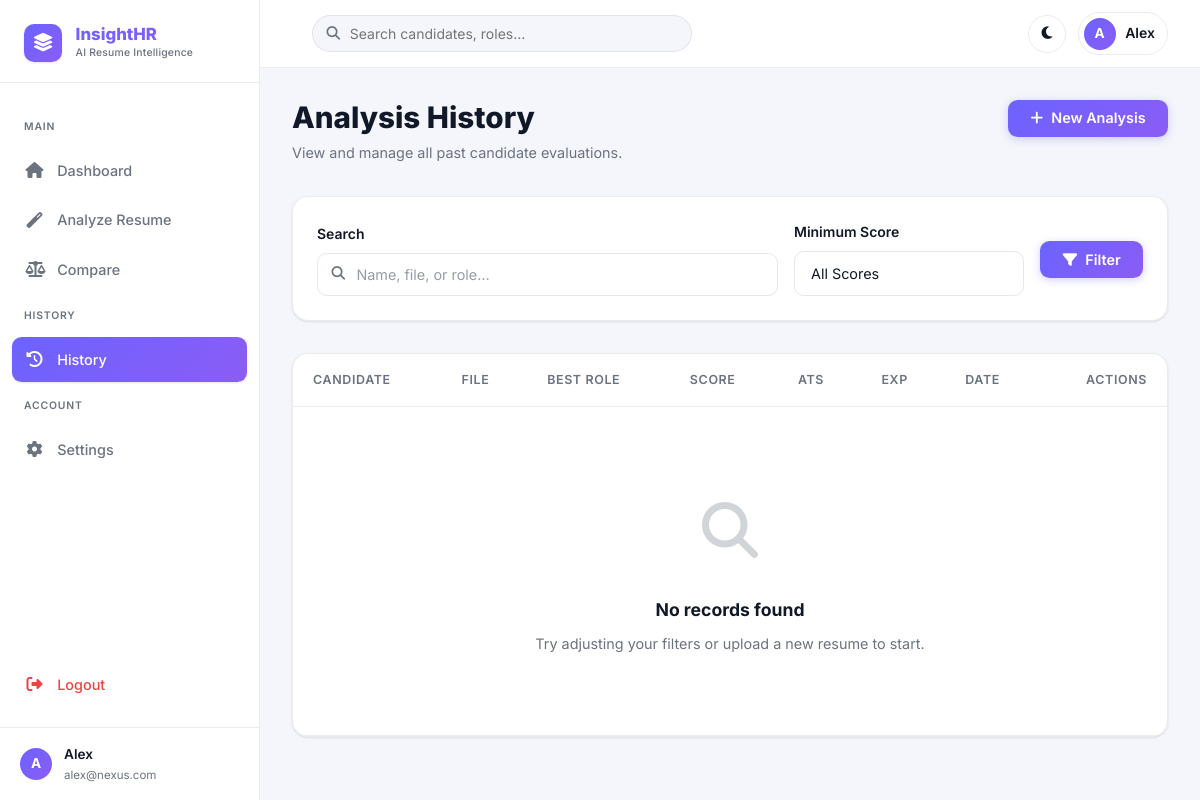
Screenshot of /history (signed in) with the database file from the repository.
### models.py (models this page shows, shortened)
class User(UserMixin, db.Model):
    __tablename__ = 'users'
    id            = db.Column(db.Integer, primary_key=True)
    full_name     = db.Column(db.String(120), nullable=False)
    email         = db.Column(db.String(150), unique=True, nullable=False)
    mobile_number = db.Column(db.String(20), unique=True, nullable=True)
    password_hash = db.Column(db.String(256), nullable=False)
    theme_pref    = db.Column(db.String(10), default='light')  # 'light' or 'dark'
    avatar_url    = db.Column(db.String(300), default='')
    created_at    = db.Column(db.DateTime, default=datetime.utcnow)
    resumes = db.relationship('Resume', backref='owner', lazy=True,
                              cascade='all, delete-orphan')

### app.py (the view, shortened to what this page needs)
@app.route('/history')
@login_required
def history():
    page      = request.args.get('page', 1, type=int)
    search    = request.args.get('search', '')
    min_score = request.args.get('min_score', 0, type=float)
    query = Resume.query.filter_by(user_id=current_user.id)
    if min_score:
        query = query.filter(Resume.score >= min_score)
    pagination = (query.order_by(Resume.created_at.desc())
                       .paginate(page=page, per_page=8, error_out=False))
    return render_template('history.html',
                           pagination=pagination,
                           search=search,
                           min_score=min_score)

### app.py (called while the page is built)
@login_manager.user_loader
def load_user(user_id):
    return db.session.get(User, int(user_id))

@app.context_processor
def inject_globals():
    return {
        'current_year': datetime.utcnow().year,
        'safe_json': safe_json,
    }

### templates/history.html (shortened to what this page needs)
{% extends "base.html" %}
{% block content %}
<div class="page-header" style="display:flex;justify-content:space-between;align-items:flex-start;flex-wrap:wrap;gap:1rem;">
    <div>
        <h1 class="page-title">Analysis History</h1>
        <p class="page-subtitle">View and manage all past candidate evaluations.</p>
    </div>
    <a href="{{ url_for('dashboard') }}#upload" class="btn btn-primary">
        <i class="fas fa-plus"></i> New Analysis
    </a>
</div>
<div class="glass-card" style="padding:1.5rem;margin-bottom:2rem;">
    <form action="{{ url_for('history') }}" method="GET" style="display:flex;gap:1rem;align-items:flex-end;flex-wrap:wrap;">
        <div class="form-group" style="margin-bottom:0;flex:2;min-width:250px;">
            <label class="form-label" for="search">Search</label>
            <div class="input-icon-wrap">
                <input type="text" id="search" name="search" class="form-control"
                       placeholder="Name, file, or role…" value="{{ search }}">
            </div>
        </div>
        <div class="form-group" style="margin-bottom:0;flex:1;min-width:160px;">
            <label class="form-label" for="min_score">Minimum Score</label>
            <select id="min_score" name="min_score" class="form-control">
                <option value="0"  {% if min_score == 0  %}selected{% endif %}>All Scores</option>
            </select>
        </div>
        <div style="display:flex;gap:.5rem;flex-shrink:0;padding-bottom:1.1rem;">
            <button type="submit" class="btn btn-primary">
                <i class="fas fa-filter"></i> Filter
            </button>
        </div>
    </form>
</div>
<div class="glass-card" style="padding:0;overflow:hidden;">
    <div class="table-container">
        <table>
            <thead>
                <tr>
                    <th>Candidate</th>
                    <th>File</th>
                    <th>Best Role</th>
                    <th>Score</th>
                    <th>ATS</th>
                    <th>Exp</th>
                    <th>Date</th>
                    <th style="text-align:right;">Actions</th>
                </tr>
            </thead>
            <tbody>
                {% for item in pagination.items %}
                <tr>
                    <td>
                        <div style="display:flex;align-items:center;gap:.75rem;">
                            <div class="candidate-avatar" style="width:34px;height:34px;font-size:.85rem;">
                                {{ item.candidate_name[0]|upper }}
                            </div>
                            <div>
                                <div style="font-weight:600;font-size:.875rem;">{{ item.candidate_name }}</div>
                                <div style="font-size:.75rem;color:var(--text-muted);">{{ item.tone }}</div>
                            </div>
                        </div>
                    </td>
                    <td style="color:var(--text-muted);font-size:.82rem;max-width:150px;overflow:hidden;text-overflow:ellipsis;white-space:nowrap;">
                        <i class="far fa-file-alt"></i> {{ item.filename }}
                    </td>
                    <td style="font-size:.875rem;">{{ item.career_suggestion }}</td>
                    <td>
                        <span class="score-badge {% if item.score >= 80 %}score-high{% elif item.score >= 60 %}score-med{% else %}score-low{% endif %}">
                            {{ item.score }}%
                        </span>
                    </td>
                    <td>
                        <span class="score-badge {% if item.ats_score >= 80 %}score-high{% elif item.ats_score >= 60 %}score-med{% else %}score-low{% endif %}">
                            {{ item.ats_score }}%
                        </span>
                    </td>
                    <td style="font-size:.875rem;color:var(--text-muted);">{{ item.experience_years }}y</td>
                    <td style="font-size:.82rem;color:var(--text-muted);white-space:nowrap;">{{ item.created_at.strftime('%b %d, %Y') }}</td>
                    <td>
                        <div style="display:flex;gap:.4rem;justify-content:flex-end;">
                            <a href="{{ url_for('report', resume_id=item.id) }}" class="btn btn-secondary btn-sm" title="View Report">
                                <i class="fas fa-eye"></i> View
                            </a>
                            <form action="{{ url_for('delete_resume', resume_id=item.id) }}" method="POST" style="display:inline;"
                                  onsubmit="return confirm('Delete this report?');">
                                <button type="submit" class="btn btn-danger btn-sm" title="Delete">
                                    <i class="fas fa-trash"></i>
                                </button>
                            </form>
                        </div>
                    </td>
                </tr>
                {% else %}
                <tr>
                    <td colspan="8">
                        <div class="empty-state">
                            <div class="empty-state-icon"><i class="fas fa-search"></i></div>
                            <h3>No records found</h3>
                            <p>Try adjusting your filters or upload a new resume to start.</p>
                        </div>
                    </td>
                </tr>
                {% endfor %}
            </tbody>
        </table>
    </div>
</div>
{% endblock %}

### templates/base.html (shortened to what this page needs)
<!DOCTYPE html>
<html lang="en" data-theme="{{ session.get('theme', current_user.theme_pref if current_user.is_authenticated else 'light') }}">
<head>
    <link rel="stylesheet" href="https://cdnjs.cloudflare.com/ajax/libs/font-awesome/6.5.0/css/all.min.css">
    <link rel="stylesheet" href="{{ url_for('static', filename='css/style.css') }}?v=2">
</head>
<body data-settings-url="{{ url_for('settings') if current_user.is_authenticated else '' }}">
{% if current_user.is_authenticated and not no_sidebar %}
<div class="app-layout">
    <aside class="sidebar" id="sidebar" role="navigation" aria-label="Main navigation">
        <div class="brand-section">
            <div class="brand-logo"><i class="fas fa-layer-group"></i></div>
            <div>
                <div class="brand-name">InsightHR</div>
                <div class="brand-tagline">AI Resume Intelligence</div>
            </div>
        </div>
        <nav class="nav-links">
            <span class="nav-section-label">Main</span>
            <a href="{{ url_for('dashboard') }}" class="nav-item {% if request.endpoint == 'dashboard' %}active{% endif %}">
                <i class="fas fa-home"></i> Dashboard
            </a>
            <a href="{{ url_for('dashboard') }}#upload" class="nav-item">
                <i class="fas fa-magic"></i> Analyze Resume
            </a>
            <a href="{{ url_for('compare') }}" class="nav-item {% if request.endpoint == 'compare' %}active{% endif %}">
                <i class="fas fa-balance-scale"></i> Compare
            </a>
            <span class="nav-section-label" style="margin-top:0.25rem;">History</span>
            <a href="{{ url_for('history') }}" class="nav-item {% if request.endpoint == 'history' %}active{% endif %}">
                <i class="fas fa-history"></i> History
            </a>
            <span class="nav-section-label" style="margin-top:0.25rem;">Account</span>
            <a href="{{ url_for('settings') }}" class="nav-item {% if request.endpoint == 'settings' %}active{% endif %}">
                <i class="fas fa-cog"></i> Settings
            </a>
            <a href="{{ url_for('logout') }}" class="nav-item logout">
                <i class="fas fa-sign-out-alt"></i> Logout
            </a>
        </nav>
        <div class="sidebar-footer">
            <div class="sidebar-user">
                <div class="avatar">
                    {% if current_user.avatar_url %}
                        <img src="{{ current_user.avatar_url }}" alt="Avatar">
                    {% else %}
                        {{ current_user.full_name[0]|upper }}
                    {% endif %}
                </div>
                <div>
                    <div class="name">{{ current_user.full_name.split()[0] }}</div>
                    <div class="role">{{ current_user.email }}</div>
                </div>
            </div>
        </div>
    </aside>
    <main class="main-content" id="main-content">
        <header class="topbar" role="banner">
            <div class="topbar-search">
                <form action="{{ url_for('history') }}" method="GET">
                    <input type="text" name="search" placeholder="Search candidates, roles…" autocomplete="off">
                </form>
            </div>
            <div class="topbar-actions">
                <button class="icon-btn theme-toggle" id="theme-toggle" title="Toggle dark mode" aria-label="Toggle dark mode">
                    <i class="fas fa-moon"></i>
                </button>
                <a href="{{ url_for('settings') }}" class="user-chip" aria-label="Profile settings">
                    <div class="avatar">
                        {% if current_user.avatar_url %}
                            <img src="{{ current_user.avatar_url }}" alt="Avatar">
                        {% else %}
                            {{ current_user.full_name[0]|upper }}
                        {% endif %}
                    </div>
                    <span class="name">{{ current_user.full_name.split()[0] }}</span>
                </a>
            </div>
        </header>
        <div class="page-content">
            {% block content %}{% endblock %}
        </div>
    </main>
</div>
{% else %}
    {% block no_sidebar_content %}{% endblock %}
{% endif %}
</body>
</html>

### rows the page displays
User: full_name "A", full_name "Alex", email "alex@nexus.com"
